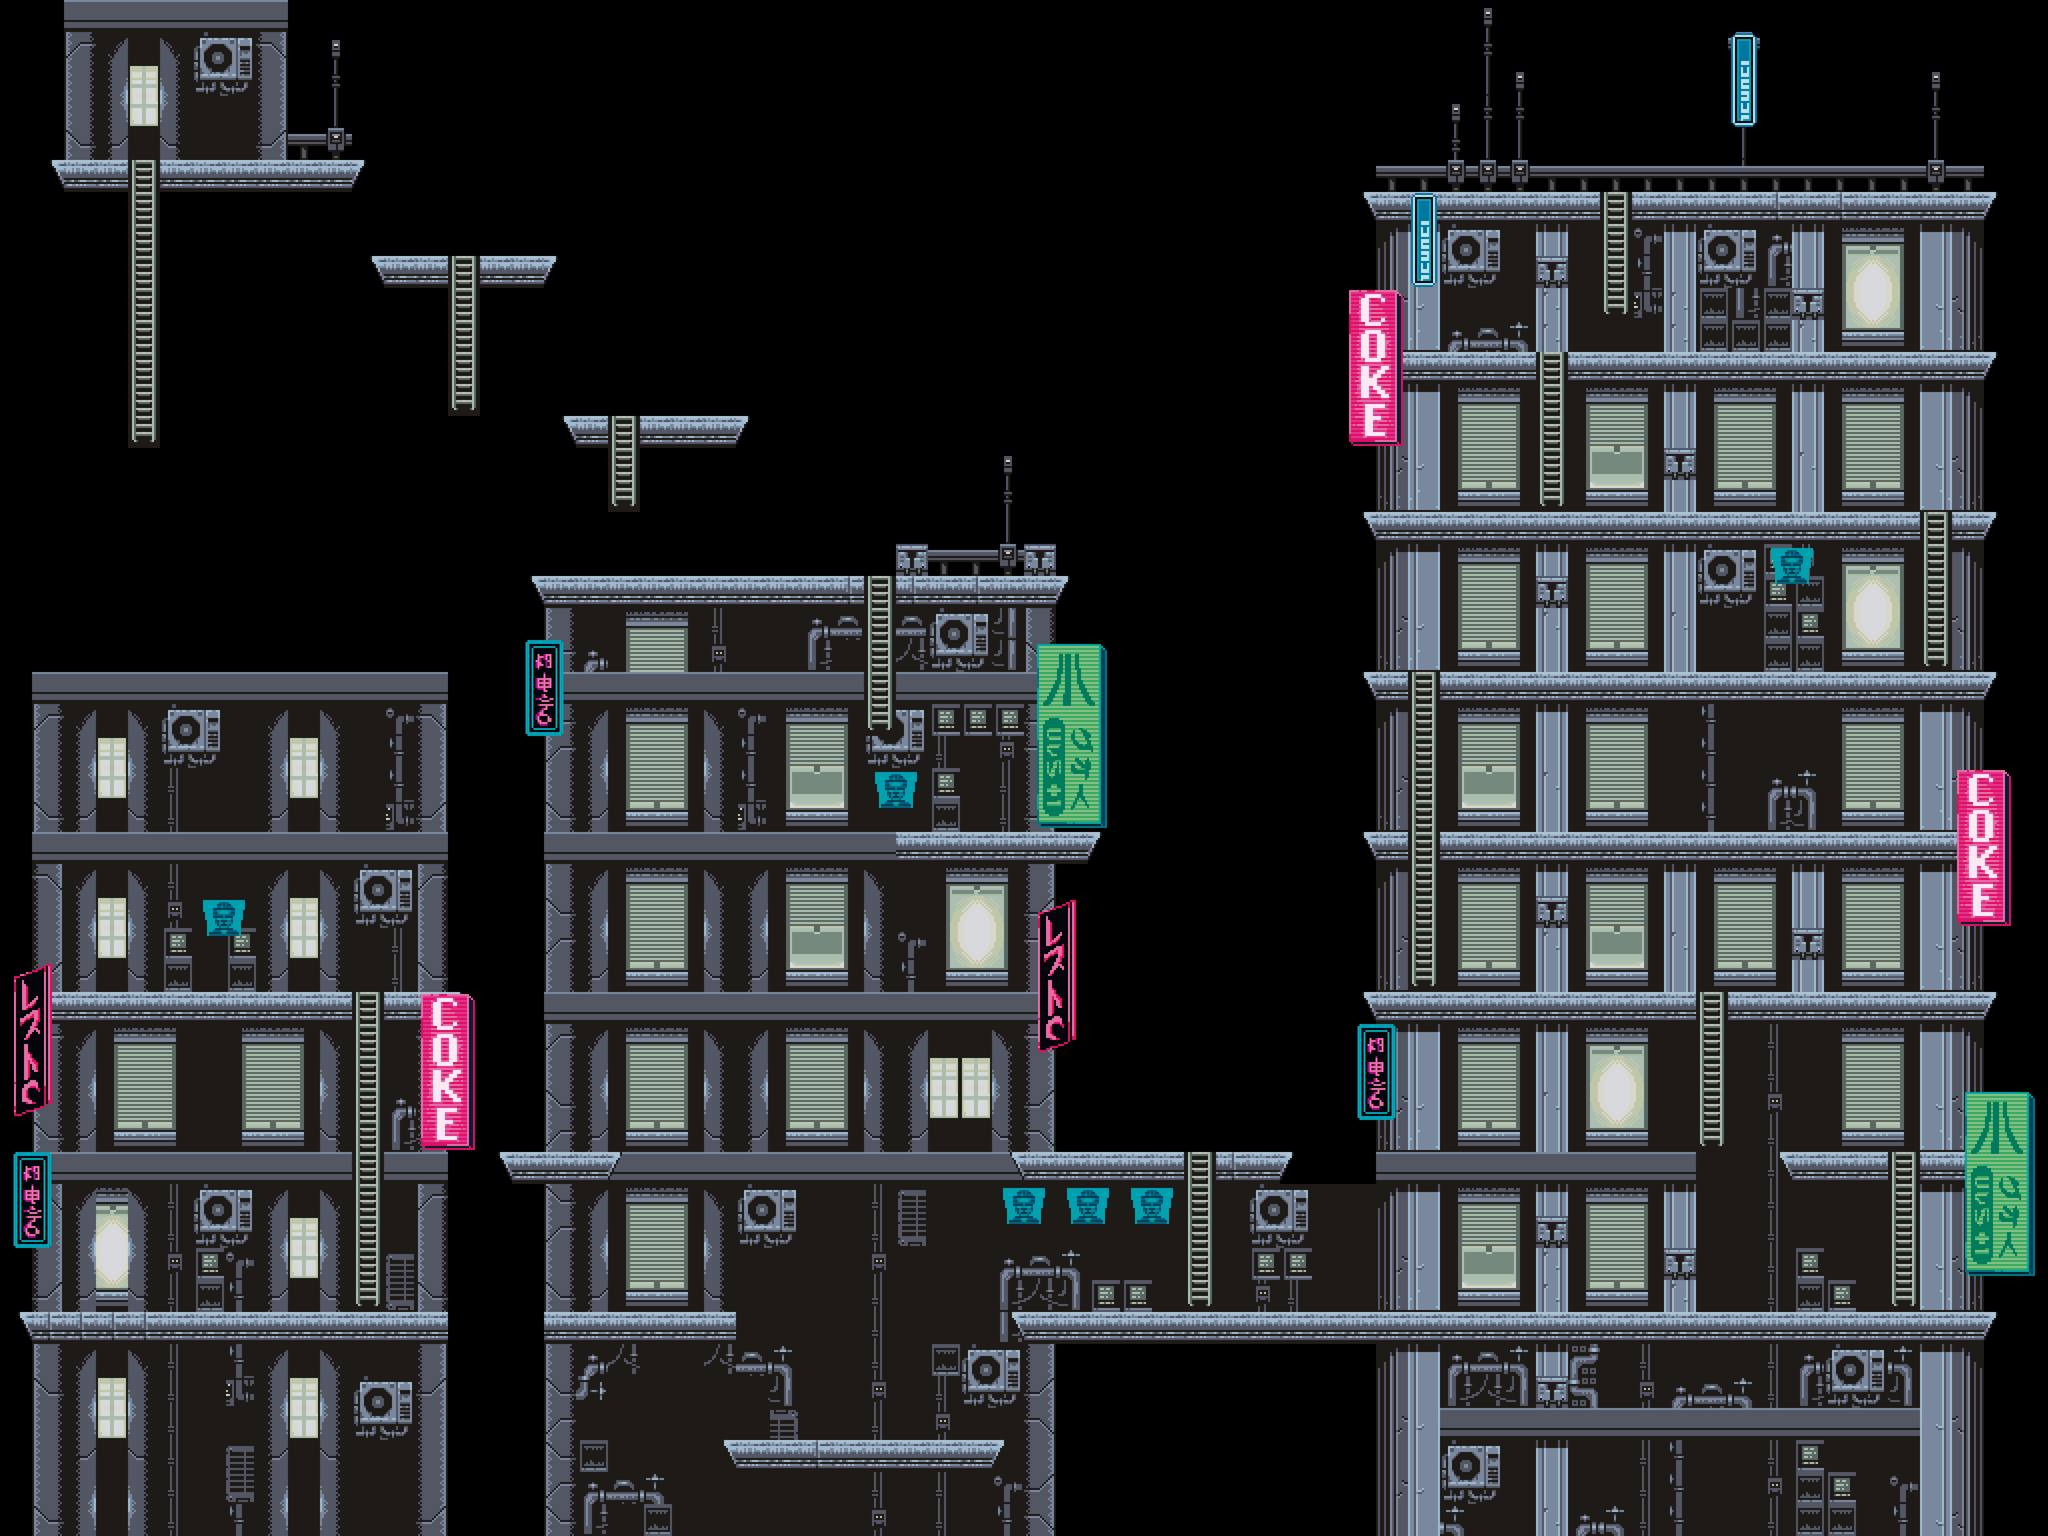

A level layout from a 2D game, rendered from its tile map. Below: a short description, then the map file with tile-grid data replaced by summaries:
An orthogonal 64x48 tile map with 64x64 px tiles, 5 tile layers (Buildings, Floor, StairsTiles, Enviroment, ...), 3 tilesets and 58 objects.

<map version="1.2" tiledversion="1.2.2" orientation="orthogonal" renderorder="right-down" width="64" height="48" tilewidth="64" tileheight="64" infinite="0" nextlayerid="15" nextobjectid="75">
 <tileset firstgid="1" name="cd-grey-tilesheet-64x64" tilewidth="64" tileheight="64" tilecount="130" columns="13">
  <image source="../tilesets/cd-grey-tilesheet-64x64.png" width="832" height="640" />
 </tileset>
 <tileset firstgid="131" name="cd-enviroment-tilesheet-2" tilewidth="64" tileheight="64" tilecount="256" columns="16">
  <image source="../tilesets/enviroment/cd-enviroment-tilesheet-2.png" width="1024" height="1024" />
  <tile id="0">
   <animation>
    <frame tileid="0" duration="250" />
    <frame tileid="3" duration="250" />
    <frame tileid="6" duration="250" />
    <frame tileid="9" duration="250" />
   </animation>
  </tile>
  <tile id="1">
   <animation>
    <frame tileid="1" duration="250" />
    <frame tileid="4" duration="250" />
    <frame tileid="7" duration="250" />
    <frame tileid="10" duration="250" />
   </animation>
  </tile>
  <tile id="2">
   <animation>
    <frame tileid="2" duration="250" />
    <frame tileid="5" duration="250" />
    <frame tileid="8" duration="250" />
    <frame tileid="11" duration="250" />
   </animation>
  </tile>
  <tile id="12">
   <animation>
    <frame tileid="12" duration="200" />
    <frame tileid="14" duration="200" />
    <frame tileid="60" duration="200" />
    <frame tileid="62" duration="200" />
   </animation>
  </tile>
  <tile id="13">
   <animation>
    <frame tileid="13" duration="200" />
    <frame tileid="15" duration="200" />
    <frame tileid="61" duration="200" />
    <frame tileid="63" duration="200" />
   </animation>
  </tile>
  <tile id="16">
   <animation>
    <frame tileid="16" duration="250" />
    <frame tileid="19" duration="250" />
    <frame tileid="22" duration="250" />
    <frame tileid="25" duration="250" />
   </animation>
  </tile>
  <tile id="17">
   <animation>
    <frame tileid="17" duration="250" />
    <frame tileid="20" duration="250" />
    <frame tileid="23" duration="250" />
    <frame tileid="26" duration="250" />
   </animation>
  </tile>
  <tile id="18">
   <animation>
    <frame tileid="18" duration="250" />
    <frame tileid="21" duration="250" />
    <frame tileid="24" duration="250" />
    <frame tileid="27" duration="250" />
   </animation>
  </tile>
  <tile id="28">
   <animation>
    <frame tileid="28" duration="200" />
    <frame tileid="30" duration="200" />
    <frame tileid="76" duration="200" />
    <frame tileid="78" duration="200" />
   </animation>
  </tile>
  <tile id="29">
   <animation>
    <frame tileid="29" duration="200" />
    <frame tileid="31" duration="200" />
    <frame tileid="77" duration="200" />
    <frame tileid="79" duration="200" />
   </animation>
  </tile>
  <tile id="32">
   <animation>
    <frame tileid="32" duration="250" />
    <frame tileid="35" duration="250" />
    <frame tileid="38" duration="250" />
    <frame tileid="41" duration="250" />
   </animation>
  </tile>
  <tile id="33">
   <animation>
    <frame tileid="33" duration="250" />
    <frame tileid="36" duration="250" />
    <frame tileid="39" duration="250" />
    <frame tileid="42" duration="250" />
   </animation>
  </tile>
  <tile id="34">
   <animation>
    <frame tileid="34" duration="250" />
    <frame tileid="37" duration="250" />
    <frame tileid="40" duration="250" />
    <frame tileid="43" duration="250" />
   </animation>
  </tile>
  <tile id="44">
   <animation>
    <frame tileid="44" duration="200" />
    <frame tileid="46" duration="200" />
    <frame tileid="92" duration="200" />
    <frame tileid="94" duration="200" />
   </animation>
  </tile>
  <tile id="45">
   <animation>
    <frame tileid="45" duration="200" />
    <frame tileid="47" duration="200" />
    <frame tileid="93" duration="200" />
    <frame tileid="95" duration="200" />
   </animation>
  </tile>
  <tile id="48">
   <animation>
    <frame tileid="48" duration="250" />
    <frame tileid="51" duration="250" />
    <frame tileid="54" duration="250" />
    <frame tileid="57" duration="250" />
   </animation>
  </tile>
  <tile id="49">
   <animation>
    <frame tileid="49" duration="250" />
    <frame tileid="52" duration="250" />
    <frame tileid="55" duration="250" />
    <frame tileid="58" duration="250" />
   </animation>
  </tile>
  <tile id="50">
   <animation>
    <frame tileid="50" duration="250" />
    <frame tileid="53" duration="250" />
    <frame tileid="56" duration="250" />
    <frame tileid="59" duration="250" />
   </animation>
  </tile>
  <tile id="64">
   <animation>
    <frame tileid="64" duration="250" />
    <frame tileid="67" duration="250" />
    <frame tileid="70" duration="250" />
    <frame tileid="73" duration="250" />
   </animation>
  </tile>
  <tile id="65">
   <animation>
    <frame tileid="65" duration="250" />
    <frame tileid="68" duration="250" />
    <frame tileid="71" duration="250" />
    <frame tileid="74" duration="250" />
   </animation>
  </tile>
  <tile id="66">
   <animation>
    <frame tileid="66" duration="250" />
    <frame tileid="69" duration="250" />
    <frame tileid="72" duration="250" />
    <frame tileid="75" duration="250" />
   </animation>
  </tile>
  <tile id="80">
   <animation>
    <frame tileid="80" duration="250" />
    <frame tileid="83" duration="250" />
    <frame tileid="86" duration="250" />
    <frame tileid="89" duration="250" />
   </animation>
  </tile>
  <tile id="81">
   <animation>
    <frame tileid="81" duration="250" />
    <frame tileid="84" duration="250" />
    <frame tileid="87" duration="250" />
    <frame tileid="90" duration="250" />
   </animation>
  </tile>
  <tile id="82">
   <animation>
    <frame tileid="82" duration="250" />
    <frame tileid="85" duration="250" />
    <frame tileid="88" duration="250" />
    <frame tileid="91" duration="250" />
   </animation>
  </tile>
  <tile id="96">
   <animation>
    <frame tileid="96" duration="300" />
    <frame tileid="98" duration="300" />
    <frame tileid="100" duration="300" />
   </animation>
  </tile>
  <tile id="97">
   <animation>
    <frame tileid="97" duration="300" />
    <frame tileid="99" duration="300" />
    <frame tileid="101" duration="300" />
   </animation>
  </tile>
  <tile id="102">
   <animation>
    <frame tileid="102" duration="200" />
    <frame tileid="103" duration="200" />
    <frame tileid="104" duration="200" />
    <frame tileid="105" duration="200" />
   </animation>
  </tile>
  <tile id="112">
   <animation>
    <frame tileid="112" duration="300" />
    <frame tileid="114" duration="300" />
    <frame tileid="116" duration="300" />
   </animation>
  </tile>
  <tile id="113">
   <animation>
    <frame tileid="113" duration="300" />
    <frame tileid="115" duration="300" />
    <frame tileid="117" duration="300" />
   </animation>
  </tile>
  <tile id="118">
   <animation>
    <frame tileid="118" duration="200" />
    <frame tileid="119" duration="200" />
    <frame tileid="120" duration="200" />
    <frame tileid="121" duration="200" />
   </animation>
  </tile>
  <tile id="128">
   <animation>
    <frame tileid="128" duration="300" />
    <frame tileid="130" duration="300" />
    <frame tileid="132" duration="300" />
   </animation>
  </tile>
  <tile id="129">
   <animation>
    <frame tileid="129" duration="300" />
    <frame tileid="131" duration="300" />
    <frame tileid="133" duration="300" />
   </animation>
  </tile>
  <tile id="134">
   <animation>
    <frame tileid="134" duration="200" />
    <frame tileid="135" duration="200" />
    <frame tileid="136" duration="200" />
    <frame tileid="137" duration="200" />
   </animation>
  </tile>
  <tile id="144">
   <animation>
    <frame tileid="144" duration="300" />
    <frame tileid="146" duration="300" />
    <frame tileid="148" duration="300" />
   </animation>
  </tile>
  <tile id="145">
   <animation>
    <frame tileid="145" duration="300" />
    <frame tileid="147" duration="300" />
    <frame tileid="149" duration="300" />
   </animation>
  </tile>
  <tile id="150">
   <animation>
    <frame tileid="150" duration="200" />
    <frame tileid="152" duration="200" />
    <frame tileid="154" duration="200" />
    <frame tileid="156" duration="200" />
   </animation>
  </tile>
  <tile id="151">
   <animation>
    <frame tileid="151" duration="200" />
    <frame tileid="153" duration="200" />
    <frame tileid="155" duration="200" />
    <frame tileid="157" duration="200" />
   </animation>
  </tile>
  <tile id="160">
   <animation>
    <frame tileid="160" duration="300" />
    <frame tileid="162" duration="300" />
    <frame tileid="164" duration="300" />
   </animation>
  </tile>
  <tile id="161">
   <animation>
    <frame tileid="161" duration="300" />
    <frame tileid="163" duration="300" />
    <frame tileid="165" duration="300" />
   </animation>
  </tile>
  <tile id="166">
   <animation>
    <frame tileid="166" duration="200" />
    <frame tileid="168" duration="200" />
    <frame tileid="170" duration="200" />
    <frame tileid="172" duration="200" />
   </animation>
  </tile>
  <tile id="167">
   <animation>
    <frame tileid="167" duration="200" />
    <frame tileid="169" duration="200" />
    <frame tileid="171" duration="200" />
    <frame tileid="173" duration="200" />
   </animation>
  </tile>
  <tile id="176">
   <animation>
    <frame tileid="176" duration="200" />
    <frame tileid="178" duration="200" />
    <frame tileid="180" duration="200" />
    <frame tileid="208" duration="200" />
   </animation>
  </tile>
  <tile id="177">
   <animation>
    <frame tileid="177" duration="200" />
    <frame tileid="179" duration="200" />
    <frame tileid="181" duration="200" />
    <frame tileid="209" duration="200" />
   </animation>
  </tile>
  <tile id="182">
   <animation>
    <frame tileid="182" duration="200" />
    <frame tileid="184" duration="200" />
    <frame tileid="186" duration="200" />
    <frame tileid="188" duration="200" />
   </animation>
  </tile>
  <tile id="183">
   <animation>
    <frame tileid="183" duration="200" />
    <frame tileid="185" duration="200" />
    <frame tileid="187" duration="200" />
    <frame tileid="189" duration="200" />
   </animation>
  </tile>
  <tile id="192">
   <animation>
    <frame tileid="192" duration="200" />
    <frame tileid="194" duration="200" />
    <frame tileid="196" duration="200" />
    <frame tileid="224" duration="200" />
   </animation>
  </tile>
  <tile id="193">
   <animation>
    <frame tileid="193" duration="200" />
    <frame tileid="195" duration="200" />
    <frame tileid="197" duration="200" />
    <frame tileid="225" duration="200" />
   </animation>
  </tile>
  <tile id="198">
   <animation>
    <frame tileid="198" duration="200" />
    <frame tileid="200" duration="200" />
    <frame tileid="202" duration="200" />
    <frame tileid="204" duration="200" />
   </animation>
  </tile>
  <tile id="199">
   <animation>
    <frame tileid="199" duration="200" />
    <frame tileid="201" duration="200" />
    <frame tileid="203" duration="200" />
    <frame tileid="205" duration="200" />
   </animation>
  </tile>
  <tile id="214">
   <animation>
    <frame tileid="214" duration="200" />
    <frame tileid="216" duration="200" />
    <frame tileid="218" duration="200" />
    <frame tileid="220" duration="200" />
   </animation>
  </tile>
  <tile id="215">
   <animation>
    <frame tileid="215" duration="200" />
    <frame tileid="217" duration="200" />
    <frame tileid="219" duration="200" />
    <frame tileid="221" duration="200" />
   </animation>
  </tile>
 </tileset>
 <tileset firstgid="387" name="Box" tilewidth="64" tileheight="64" tilecount="4" columns="2">
  <image source="../Items/Box.png" width="128" height="128" />
 </tileset>
 <layer id="7" name="Buildings" width="64" height="48">
  <data>[3072 cells, 1547 non-empty, 105 distinct tile ids]</data>
 </layer>
 <layer id="8" name="Floor" width="64" height="48">
  <data>[3072 cells, 304 non-empty, 10 distinct tile ids]</data>
 </layer>
 <layer id="10" name="StairsTiles" width="64" height="48">
  <data>[3072 cells, 76 non-empty, 5 distinct tile ids]</data>
 </layer>
 <objectgroup id="11" name="Stairs">
  <object id="33" x="704" y="1984" width="64" height="640" />
  <object id="34" x="2368" y="2304" width="64" height="320" />
  <object id="35" x="2816" y="1344" width="64" height="640" />
  <object id="36" x="3392" y="1984" width="64" height="320" />
  <object id="37" x="3776" y="2304" width="64" height="320" />
  <object id="38" x="3840" y="1024" width="64" height="320" />
  <object id="39" x="3072" y="704" width="64" height="320" />
  <object id="40" x="3200" y="384" width="64" height="256" />
  <object id="62" x="1728" y="1152" width="64" height="320" />
  <object id="72" x="256" y="320" width="64" height="576" />
  <object id="73" x="896" y="512" width="64" height="320" />
  <object id="74" x="1216" y="832" width="64" height="192" />
 </objectgroup>
 <layer id="9" name="Enviroment" width="64" height="48">
  <data>[3072 cells, 134 non-empty, 51 distinct tile ids]</data>
 </layer>
 <objectgroup id="5" name="Collisions">
  <object id="1" x="0" y="2624" width="896" height="64" />
  <object id="4" x="1088" y="2624" width="384" height="64" />
  <object id="5" x="960" y="2304" width="320" height="64" />
  <object id="6" x="768" y="1984" width="192" height="64" />
  <object id="7" x="0" y="1984" width="704" height="64" />
  <object id="8" x="1984" y="2624" width="2048" height="64" />
  <object id="9" x="3584" y="2304" width="192" height="64" />
  <object id="10" x="3520" y="2304" width="64" height="64" />
  <object id="11" x="3840" y="2304" width="192" height="64" />
  <object id="12" x="3456" y="1984" width="576" height="64" />
  <object id="13" x="2688" y="1984" width="704" height="64" />
  <object id="15" x="2688" y="1664" width="128" height="64" />
  <object id="16" x="2688" y="1344" width="128" height="64" />
  <object id="18" x="2688" y="1024" width="1152" height="64" />
  <object id="19" x="2880" y="1344" width="1152" height="64" />
  <object id="20" x="2880" y="1664" width="1152" height="64" />
  <object id="21" x="3904" y="1024" width="128" height="64" />
  <object id="22" x="3136" y="704" width="896" height="64" />
  <object id="23" x="2688" y="704" width="384" height="64" />
  <object id="24" x="2688" y="384" width="512" height="64" />
  <object id="28" x="3264" y="384" width="768" height="64" />
  <object id="29" x="2432" y="2304" width="192" height="64" />
  <object id="30" x="1984" y="2304" width="384" height="64" />
  <object id="31" x="1024" y="1152" width="704" height="64" />
  <object id="44" x="1408" y="2880" width="640" height="64" />
  <object id="60" x="1792" y="1664" width="448" height="64" />
  <object id="63" x="1792" y="1152" width="384" height="64" />
  <object id="66" x="1280" y="832" width="256" height="64" />
  <object id="67" x="1088" y="832" width="128" height="64" />
  <object id="68" x="960" y="512" width="192" height="64" />
  <object id="69" x="704" y="512" width="192" height="64" />
  <object id="70" x="320" y="320" width="448" height="64" />
  <object id="71" x="64" y="320" width="192" height="64" />
 </objectgroup>
 <objectgroup id="14" name="Turrets">
  <object id="46" x="2624" y="2496" width="128" height="128" />
  <object id="47" x="3712" y="1856" width="128" height="128" />
  <object id="48" x="3136" y="1536" width="128" height="128" />
  <object id="51" x="1344" y="1024" width="128" height="128" />
  <object id="52" x="192" y="1856" width="128" height="128" />
  <object id="57" x="3264" y="896" width="128" height="128" />
 </objectgroup>
 <objectgroup id="12" name="Boxes">
  <object id="41" x="1088" y="2176" width="128" height="128" />
  <object id="54" x="3200" y="1216" width="128" height="128" />
  <object id="55" x="3200" y="1088" width="128" height="128" />
  <object id="58" x="3584" y="896" width="128" height="128" />
  <object id="61" x="1856" y="1536" width="128" height="128" />
  <object id="64" x="1536" y="1024" width="128" height="128" />
  <object id="65" x="768" y="384" width="128" height="128" />
 </objectgroup>
 <layer id="13" name="BoxesTiles" width="64" height="48">
  <data>[3072 cells, 0 non-empty, 0 distinct tile ids]</data>
 </layer>
</map>
